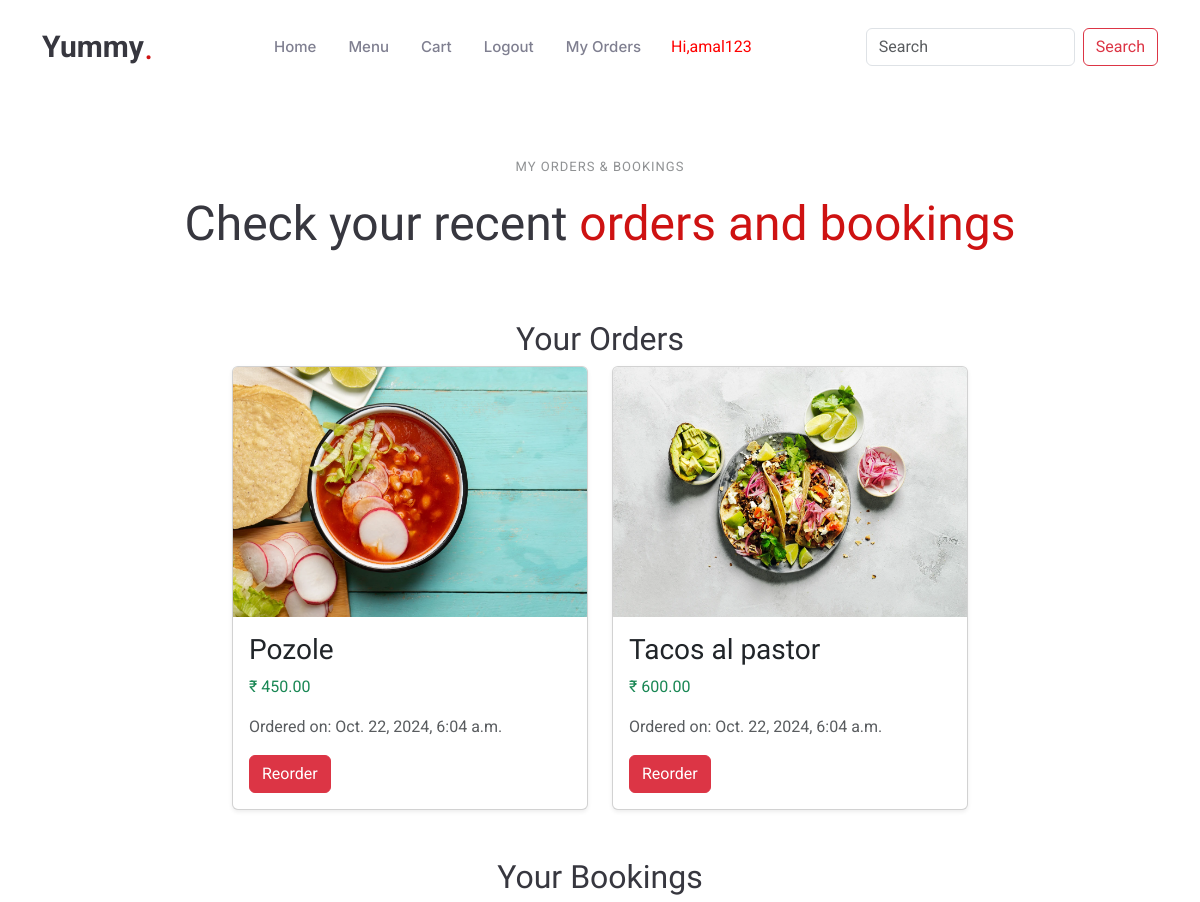
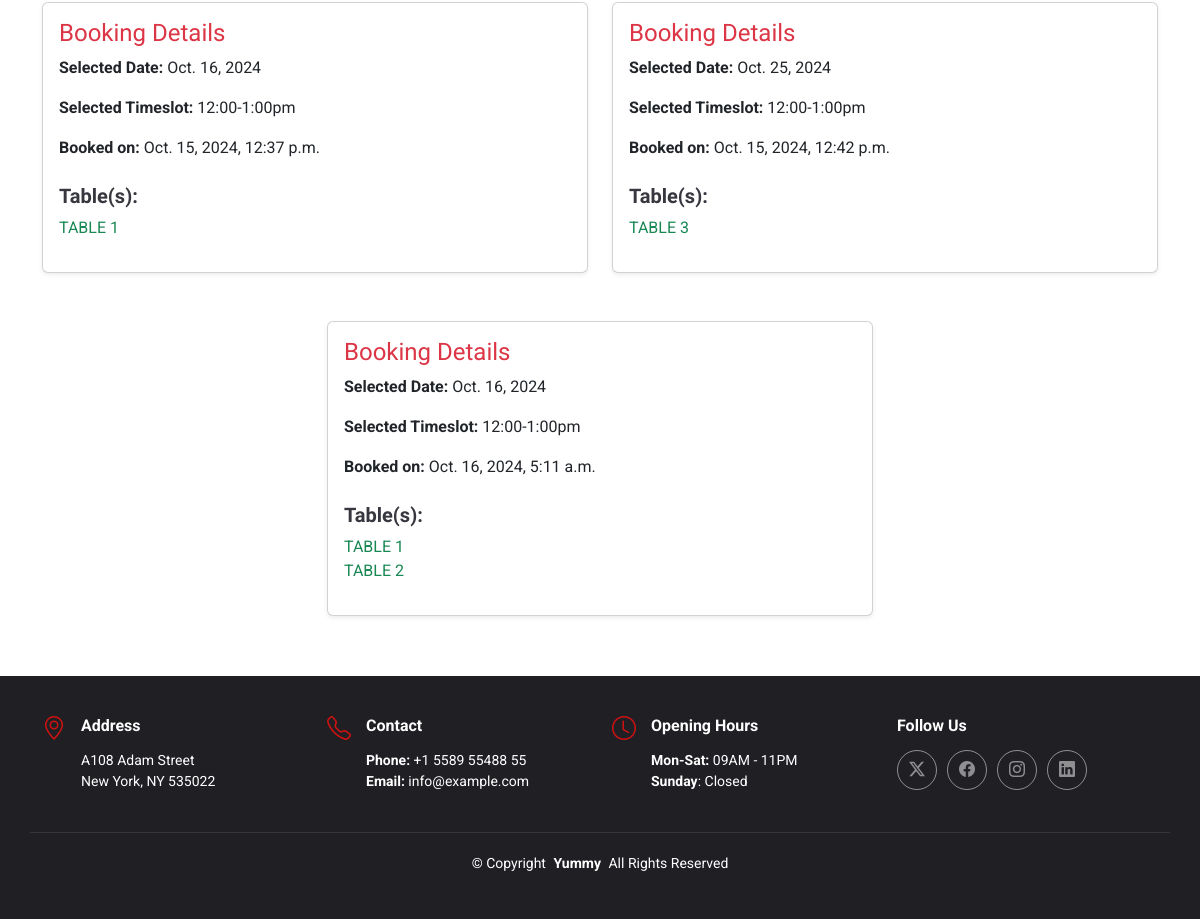
The page /cart/my_orders (signed in) on the database its author committed (2 pictures, top to bottom).
### cart/models.py (models this page shows)
class Order_table(models.Model):
    dish = models.ForeignKey(Dish, on_delete=models.CASCADE)
    user = models.ForeignKey(User, on_delete=models.CASCADE)
    no_of_items = models.IntegerField()
    phone = models.CharField(max_length=12)
    address = models.TextField()
    pin = models.CharField(max_length=30)
    ordered_date = models.DateTimeField(auto_now_add=True)
    order_id = models.CharField(max_length=100, blank=True)
    payment_status = models.CharField(default="pending", max_length=30)
    delivery_status = models.CharField(default="pending", max_length=30)
    def __str__(self):
        return self.user.username

### shop/models.py (models this page shows, shortened)
class Dish(models.Model):
    name=models.CharField(max_length=50)
    desc=models.TextField()
    image=models.ImageField(upload_to='dishes',blank=True,null=True)
    price=models.DecimalField(max_digits=10,decimal_places=2)
    available=models.BooleanField(default=True)
    created=models.DateTimeField(auto_now_add=True)
    updated=models.DateTimeField(auto_now=True)

### booking/models.py (models this page shows, shortened)
class Table_booking(models.Model):
    TIME_SLOT_CHOICES = [
        ('12:00-1:00pm', '12:00-1:00 PM'),
        ('1:00-2:00pm', '1:00-2:00 PM'),
        ('2:00-3:00pm', '2:00-3:00 PM'),
        ('6:00-7:00pm', '6:00-7:00 PM'),
        ('7:00-8:00pm', '7:00-8:00 PM'),
        ('8:00-9:00pm', '8:00-9:00 PM'),
        ('9:00-10:00pm', '9:00-10:00 PM'),
        ('10:00-11:00pm', '10:00-11:00 PM'),
    ]
    user=models.ForeignKey(User,on_delete=models.CASCADE)
    table=models.ManyToManyField(Table_detail)
    name=models.CharField(max_length=30)
    email=models.EmailField(max_length=50)
    phone = PhoneNumberField(region='IN')
    date=models.DateField()
    time=models.CharField(max_length=15,choices=TIME_SLOT_CHOICES)
    booked_date=models.DateTimeField(auto_now_add=True)
    booking_id=models.CharField(max_length=100,blank=True)
    payment_status = models.CharField(default="pending", max_length=30)
    def __str__(self):
        return self.user.username

class Table_detail(models.Model):
    table_name=models.CharField(max_length=10)
    table_capacity=models.IntegerField()
    booking_status = models.CharField(default="pending", max_length=30)

### cart/views.py (the view)
# urls.py: path('my_orders',views.my_orders,name='my_orders')
def my_orders(request):
    user = request.user
    order = Order_table.objects.filter(user=user, payment_status='paid')
    print('orders',order)
    booking = Table_booking.objects.filter(user=user, payment_status='paid')
    print('tables',booking)
    return render(request, 'my_orders.html', {'orders': order,'bookings':booking})

### template/my_orders.html
<!DOCTYPE html>
{% extends 'base.html' %}
{% load static %}
{% block content %}
<section id="orders" class="orders section">
    <div class="container section-title text-center" data-aos="fade-up">
        <h2>My Orders & Bookings</h2>
        <p>Check your recent <span class="description-title">orders and bookings</span></p>
    </div>
    <div class="container">
        <div class="orders-section" data-aos="fade-up" data-aos-delay="200">
            <h2 class="text-center">Your Orders</h2>
            <div class="row gy-5 justify-content-center">
                {% if orders %}
                    {% for i in orders %}
                    <div class="col-lg-4 col-md-6">
                        <div class="card menu-item shadow-sm">
                            <a href="" class="glightbox">
                                <img src="{{ i.dish.image.url }}" class="card-img-top img-fluid" style="height: 250px;" alt="{{ i.dish.name }}">
                            </a>
                            <div class="card-body">
                                <h3 class="card-title">{{ i.dish.name }}</h3>
                                <p class="price text-success">₹ {{ i.dish.price }}</p>
                                <p class="ingredients text-muted">Ordered on: {{ i.ordered_date }}</p>
                                <a href="{% url 'cart:add_to_cart' i.dish.id %}" class="btn btn-danger">Reorder</a>
                            </div>
                        </div>
                    </div>
                    {% endfor %}
                {% else %}
                <div class="col-12 text-center">
                    <h4 class="text-danger">No Orders Found</h4>
                </div>
                {% endif %}
            </div>
        </div>
        <div class="bookings-section mt-5" data-aos="fade-up" data-aos-delay="200">
            <h2 class="text-center">Your Bookings</h2>
            <div class="row gy-5 justify-content-center">
                {% if bookings %}
                    {% for i in bookings %}
                    <div class="col-lg-6 col-md-8">
                        <div class="card booking-item shadow-sm p-3">
                            <h4 class="text-danger">Booking Details</h4>
                            <p><strong>Selected Date:</strong> {{ i.date }}</p>
                            <p><strong>Selected Timeslot:</strong> {{ i.time }}</p>
                            <p><strong>Booked on:</strong> {{ i.booked_date }}</p>
                            <h5 class="fw-bold mt-2">Table(s):</h5>
                            <ul class="list-unstyled">
                                {% for table in i.table.all %}
                                <li class="text-success">{{ table.table_name }}</li>
                                {% endfor %}
                            </ul>
                        </div>
                    </div>
                    {% endfor %}
                {% else %}
                <div class="col-12 text-center">
                    <h4 class="text-danger">No Bookings Found</h4>
                </div>
                {% endif %}
            </div>
        </div>
    </div>
</section>
{% endblock %}

### template/base.html (shortened to what this page needs)
<!DOCTYPE html>
{% load static %}
<html lang="en">
<link rel="stylesheet" href="https://cdnjs.cloudflare.com/ajax/libs/font-awesome/6.5.2/css/all.min.css" />
<head>
  <link rel="stylesheet" href="https://cdnjs.cloudflare.com/ajax/libs/font-awesome/6.6.0/css/brands.min.css" />
  <link href="{% static 'assets/vendor/bootstrap/css/bootstrap.min.css' %}" rel="stylesheet">
  <link href="{% static 'assets/vendor/bootstrap-icons/bootstrap-icons.css' %}" rel="stylesheet">
  <link href="{% static 'assets/vendor/aos/aos.css' %}" rel="stylesheet">
  <link href="{% static 'assets/vendor/glightbox/css/glightbox.min.css' %}" rel="stylesheet">
  <link href="{% static 'assets/vendor/swiper/swiper-bundle.min.css' %}" rel="stylesheet">
  <link href="{% static 'assets/css/main.css' %}" rel="stylesheet">
</head>
<body class="index-page">
  <header id="header" class="header d-flex align-items-center sticky-top">
    <div class="container position-relative d-flex align-items-center justify-content-between">
      <a href="{% url 'shop:home' %}" class="logo d-flex align-items-center me-auto me-xl-0">
        <h1 class="sitename">Yummy</h1>
        <span>.</span>
      </a>
      <nav id="navmenu" class="navmenu">
        <ul>
          <li><a href="{% url 'shop:home' %}">Home<br></a></li>
          <li><a href="{% url 'shop:menu' %}">Menu</a></li>
          {% if user.is_superuser %}
            <li><a href="{% url 'shop:logout' %}">Logout</a></li>
            <li style="color:red">Hi,{{user.username}}</li>
          {% elif user.is_authenticated %}
            <li><a href="{% url 'cart:view_cart' %}">Cart</a></li>
            <li><a href="{% url 'shop:logout' %}">Logout</a></li>
            <li><a href="{% url 'cart:my_orders' %}">My Orders</a></li>
            <li style="color:red">Hi,{{user.username}}</li>
          {% else %}
            <li><a href="{% url 'shop:register' %}">Register</a></li>
            <li><a href="{% url 'shop:login' %}">Login</a></li>
            <li style="color:red">Hi,Guest</li>
          {% endif %}
          <div style="padding-left:100px">
          <form class="d-flex" action="{% url 'shop:search' %}" method="post">
            <input class="form-control me-2" type="search" name="s" placeholder="Search" aria-label="Search">
            <button class="btn btn-outline-danger" type="submit">Search</button>
          </form>
          </div>
        </ul>
      </nav>
    </div>
  </header>
{% block content %}{% endblock %}
  <footer id="footer" class="footer dark-background">
    <div class="container">
      <div class="row gy-3">
        <div class="col-lg-3 col-md-6 d-flex">
          <i class="bi bi-geo-alt icon"></i>
          <div class="address">
            <h4>Address</h4>
            <p>A108 Adam Street</p>
            <p>New York, NY 535022</p>
          </div>
        </div>
        <div class="col-lg-3 col-md-6 d-flex">
          <i class="bi bi-telephone icon"></i>
          <div>
            <h4>Contact</h4>
            <p>
              <strong>Phone:</strong> <span>+1 5589 55488 55</span><br>
              <strong>Email:</strong> <span>info@example.com</span><br>
            </p>
          </div>
        </div>
        <div class="col-lg-3 col-md-6 d-flex">
          <i class="bi bi-clock icon"></i>
          <div>
            <h4>Opening Hours</h4>
            <p>
              <strong>Mon-Sat:</strong> <span>09AM - 11PM</span><br>
              <strong>Sunday</strong>: <span>Closed</span>
            </p>
          </div>
        </div>
        <div class="col-lg-3 col-md-6">
          <h4>Follow Us</h4>
          <div class="social-links d-flex">
            <a href="#" class="twitter"><i class="bi bi-twitter-x"></i></a>
            <a href="#" class="facebook"><i class="bi bi-facebook"></i></a>
            <a href="#" class="instagram"><i class="bi bi-instagram"></i></a>
            <a href="#" class="linkedin"><i class="bi bi-linkedin"></i></a>
          </div>
        </div>
      </div>
    </div>
    <div class="container copyright text-center mt-4">
      <p>© <span>Copyright</span> <strong class="px-1 sitename">Yummy</strong> <span>All Rights Reserved</span></p>
    </div>
  </footer>
</body>
</html>

### static/assets/css/main.css (style rules this page uses)
:root { --default-font: "Roboto", system-ui, -apple-system, "Segoe UI", Roboto, "Helvetica Neue", Arial, "Noto Sans", "Liberation Sans", sans-serif, "Apple Color Emoji", "Segoe UI Emoji", "Segoe UI Symbol", "Noto Color Emoji"; --heading-font: "Amatic SC", sans-serif; --nav-font: "Inter", sans-serif; }
:root { --background-color: #ffffff; --default-color: #212529; --heading-color: #37373f; --accent-color: #ce1212; --surface-color: #ffffff; --contrast-color: #ffffff; }
:root { --nav-color: #7f7f90; --nav-hover-color: #ce1212; --nav-mobile-background-color: #ffffff; --nav-dropdown-background-color: #ffffff; --nav-dropdown-color: #7f7f90; --nav-dropdown-hover-color: #ce1212; }
.dark-background { --background-color: #1f1f24; --default-color: #ffffff; --heading-color: #ffffff; --surface-color: #37373f; --contrast-color: #ffffff; }
:root { scroll-behavior: smooth; }
body { color: var(--default-color); background-color: var(--background-color); font-family: var(--default-font); }
a { color: var(--accent-color); text-decoration: none; transition: 0.3s; }
h1, h2, h3, h4, h5, h6 { color: var(--heading-color); font-family: var(--heading-font); }
.header { color: var(--default-color); background-color: var(--background-color); padding: 20px 0; transition: all 0.5s; z-index: 997; }
.header .logo { line-height: 1; }
.header .logo h1 { font-size: 30px; margin: 0; font-weight: 700; color: var(--heading-color); font-family: var(--default-font); }
.header .logo span { color: var(--accent-color); font-size: 36px; }
@media (max-width: 1200px) { .header .logo { order: 1; } }
@media (max-width: 1200px) { .header .navmenu { order: 3; } }
@media (min-width: 1200px) { .navmenu { padding: 0; } }
@media (min-width: 1200px) { .navmenu ul { margin: 0; padding: 0; display: flex; list-style: none; align-items: center; } }
@media (min-width: 1200px) { .navmenu li { position: relative; } }
@media (min-width: 1200px) { .navmenu>ul>li { white-space: nowrap; padding: 15px 14px; } }
@media (min-width: 1200px) { .navmenu a, .navmenu a:focus { color: var(--nav-color); font-size: 15px; padding: 0 2px; font-family: var(--nav-font); font-weight: 500; display: flex; align-items: center; justify-content: space-between; white-space: nowrap; transition: 0.3s; position: relative; } }
@media (min-width: 1200px) { .navmenu>ul>li>a:before { content: ""; position: absolute; height: 2px; bottom: -6px; left: 0; background-color: var(--nav-hover-color); visibility: hidden; width: 0px; transition: all 0.3s ease-in-out 0s; } }
.footer { --heading-font: var(--default-font); color: var(--default-color); background-color: var(--background-color); font-size: 14px; padding: 40px 0; position: relative; }
.footer .icon { color: var(--accent-color); margin-right: 15px; font-size: 24px; line-height: 0; }
.footer h4 { font-size: 16px; font-weight: 700; margin-bottom: 15px; }
.footer .address p { margin-bottom: 0px; }
.footer .social-links a { display: flex; align-items: center; justify-content: center; width: 40px; height: 40px; border-radius: 50%; border: 1px solid color-mix(in srgb, var(--default-color), transparent 50%); font-size: 16px; color: color-mix(in srgb, var(--default-color), transparent 50%); margin-right: 10px; transition: 0.3s; }
.footer .copyright { padding-top: 20px; border-top: 1px solid color-mix(in srgb, var(--default-color), transparent 90%); }
.footer .copyright p { margin-bottom: 0; }
section, .section { color: var(--default-color); background-color: var(--background-color); padding: 60px 0; scroll-margin-top: 92px; overflow: clip; }
.section-title { text-align: center; padding-bottom: 60px; position: relative; }
.section-title h2 { font-size: 13px; letter-spacing: 1px; font-weight: 400; padding: 0; margin: 0; color: color-mix(in srgb, var(--default-color), transparent 50%); display: inline-block; text-transform: uppercase; font-family: var(--default-font); }
.section-title p { color: var(--heading-color); margin: 10px 0 0 0; font-size: 48px; font-weight: 500; font-family: var(--heading-font); }
.section-title p .description-title { color: var(--accent-color); }

### rows shown on the page
Order_table: dish.image (picture), dish.name "Pozole", dish.price "450.00", ordered_date "Oct. 22, 2024, 6:04 a.m."
Order_table: dish.image (picture), dish.name "Tacos al pastor", dish.price "600.00", ordered_date "Oct. 22, 2024, 6:04 a.m."
Table_booking: date "Oct. 16, 2024", time "12:00-1:00pm", booked_date "Oct. 15, 2024, 12:37 p.m."
Table_detail: table_name "TABLE 1"
Table_booking: date "Oct. 25, 2024", time "12:00-1:00pm", booked_date "Oct. 15, 2024, 12:42 p.m."
Table_detail: table_name "TABLE 3"
Table_booking: date "Oct. 16, 2024", time "12:00-1:00pm", booked_date "Oct. 16, 2024, 5:11 a.m."
Table_detail: table_name "TABLE 2"

### other values the page prints
{{ user.username }} "amal123"
